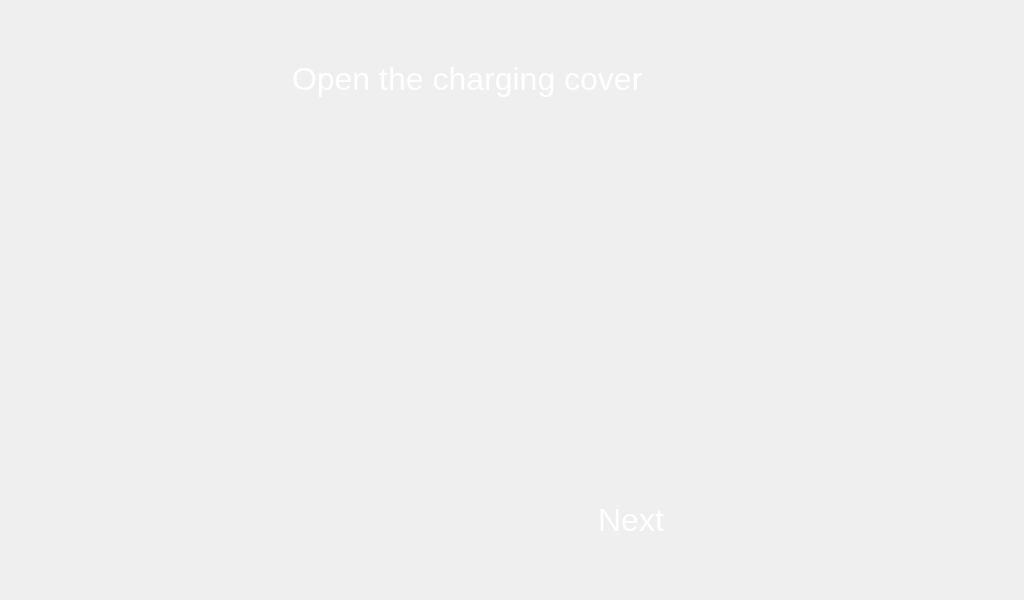
<?xml version="1.0" encoding="UTF-8"?>
<ui version="4.0">
 <class>Form</class>
 <widget class="QWidget" name="Form">
  <property name="geometry">
   <rect>
    <x>0</x>
    <y>0</y>
    <width>1024</width>
    <height>600</height>
   </rect>
  </property>
  <property name="windowTitle">
   <string>Form</string>
  </property>
  <widget class="QLabel" name="label">
   <property name="geometry">
    <rect>
     <x>0</x>
     <y>0</y>
     <width>1024</width>
     <height>600</height>
    </rect>
   </property>
   <property name="sizePolicy">
    <sizepolicy hsizetype="Preferred" vsizetype="Preferred">
     <horstretch>0</horstretch>
     <verstretch>0</verstretch>
    </sizepolicy>
   </property>
   <property name="text">
    <string/>
   </property>
   <property name="pixmap">
    <pixmap>image/bg_step1.png</pixmap>
   </property>
   <property name="scaledContents">
    <bool>true</bool>
   </property>
  </widget>
  <widget class="QLabel" name="label_2">
   <property name="geometry">
    <rect>
     <x>292</x>
     <y>56</y>
     <width>439</width>
     <height>46</height>
    </rect>
   </property>
   <property name="font">
    <font>
     <family>Arial</family>
     <pointsize>24</pointsize>
    </font>
   </property>
   <property name="styleSheet">
    <string notr="true">QLabel {
        color: white;                /* 文字顏色 */
        font-size: 24pt;             /* 字體大小 */
        font-family: &quot;Arial&quot;;
    }
  </string>
   </property>
   <property name="text">
    <string>Open the charging cover</string>
   </property>
  </widget>
  <widget class="QLabel" name="label_3">
   <property name="geometry">
    <rect>
     <x>302</x>
     <y>130</y>
     <width>420</width>
     <height>307</height>
    </rect>
   </property>
   <property name="text">
    <string/>
   </property>
   <property name="pixmap">
    <pixmap>image/fig_011.png</pixmap>
   </property>
  </widget>
  <widget class="QPushButton" name="pushButton_next">
   <property name="geometry">
    <rect>
     <x>533</x>
     <y>485</y>
     <width>196</width>
     <height>70</height>
    </rect>
   </property>
   <property name="font">
    <font>
     <family>Arial</family>
     <pointsize>26</pointsize>
    </font>
   </property>
   <property name="styleSheet">
    <string notr="true">QPushButton {
border-image: url(&quot;image/btn_196x70_def.png&quot;) 0 0 0 0 stretch stretch;
color: white;                /* 文字顏色 */
font-size: 24pt;             /* 字體大小 */
 }
QPushButton:pressed {
border-image: url(&quot;image/btn_196x70_act.png&quot;) 0 0 0 0 stretch stretch;
color: #FFFF00;                /* 文字顏色 */
font-size: 24pt;             /* 字體大小 */}</string>
   </property>
   <property name="text">
    <string>Next</string>
   </property>
   <property name="iconSize">
    <size>
     <width>196</width>
     <height>70</height>
    </size>
   </property>
   <property name="flat">
    <bool>true</bool>
   </property>
  </widget>
 </widget>
 <resources/>
 <connections/>
</ui>
